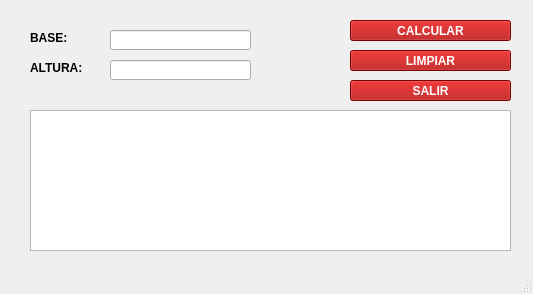
<?xml version="1.0" encoding="UTF-8"?>
<ui version="4.0">
 <class>MainWindow</class>
 <widget class="QMainWindow" name="MainWindow">
  <property name="geometry">
   <rect>
    <x>0</x>
    <y>0</y>
    <width>533</width>
    <height>294</height>
   </rect>
  </property>
  <property name="windowTitle">
   <string>MainWindow</string>
  </property>
  <widget class="QWidget" name="centralwidget">
   <widget class="QLabel" name="label">
    <property name="geometry">
     <rect>
      <x>30</x>
      <y>30</y>
      <width>71</width>
      <height>16</height>
     </rect>
    </property>
    <property name="font">
     <font>
      <family>Arial</family>
      <weight>75</weight>
      <bold>true</bold>
     </font>
    </property>
    <property name="text">
     <string>BASE:</string>
    </property>
   </widget>
   <widget class="QLabel" name="label_2">
    <property name="geometry">
     <rect>
      <x>30</x>
      <y>60</y>
      <width>71</width>
      <height>16</height>
     </rect>
    </property>
    <property name="font">
     <font>
      <family>Arial</family>
      <weight>75</weight>
      <bold>true</bold>
     </font>
    </property>
    <property name="text">
     <string>ALTURA:</string>
    </property>
   </widget>
   <widget class="QPushButton" name="btnCalcular">
    <property name="geometry">
     <rect>
      <x>350</x>
      <y>20</y>
      <width>161</width>
      <height>21</height>
     </rect>
    </property>
    <property name="font">
     <font>
      <family>Arial</family>
      <weight>75</weight>
      <bold>true</bold>
     </font>
    </property>
    <property name="styleSheet">
     <string notr="true">background-color: rgb(170, 0, 0);
color: rgb(255, 255, 255);</string>
    </property>
    <property name="text">
     <string>CALCULAR</string>
    </property>
   </widget>
   <widget class="QPushButton" name="btnLimpar">
    <property name="geometry">
     <rect>
      <x>350</x>
      <y>50</y>
      <width>161</width>
      <height>21</height>
     </rect>
    </property>
    <property name="font">
     <font>
      <family>Arial</family>
      <weight>75</weight>
      <bold>true</bold>
     </font>
    </property>
    <property name="styleSheet">
     <string notr="true">background-color: rgb(170, 0, 0);
color: rgb(255, 255, 255);</string>
    </property>
    <property name="text">
     <string>LIMPIAR</string>
    </property>
   </widget>
   <widget class="QPushButton" name="btnSalir">
    <property name="geometry">
     <rect>
      <x>350</x>
      <y>80</y>
      <width>161</width>
      <height>21</height>
     </rect>
    </property>
    <property name="font">
     <font>
      <family>Arial</family>
      <weight>75</weight>
      <bold>true</bold>
     </font>
    </property>
    <property name="styleSheet">
     <string notr="true">background-color: rgb(170, 0, 0);
color: rgb(255, 255, 255);</string>
    </property>
    <property name="text">
     <string>SALIR</string>
    </property>
   </widget>
   <widget class="QLineEdit" name="txtAltura">
    <property name="geometry">
     <rect>
      <x>110</x>
      <y>60</y>
      <width>141</width>
      <height>20</height>
     </rect>
    </property>
   </widget>
   <widget class="QLineEdit" name="txtBase">
    <property name="geometry">
     <rect>
      <x>110</x>
      <y>30</y>
      <width>141</width>
      <height>20</height>
     </rect>
    </property>
   </widget>
   <widget class="QTextEdit" name="txtS">
    <property name="geometry">
     <rect>
      <x>30</x>
      <y>110</y>
      <width>481</width>
      <height>141</height>
     </rect>
    </property>
   </widget>
  </widget>
  <widget class="QMenuBar" name="menubar">
   <property name="geometry">
    <rect>
     <x>0</x>
     <y>0</y>
     <width>533</width>
     <height>18</height>
    </rect>
   </property>
  </widget>
  <widget class="QStatusBar" name="statusbar"/>
 </widget>
 <resources/>
 <connections/>
</ui>
